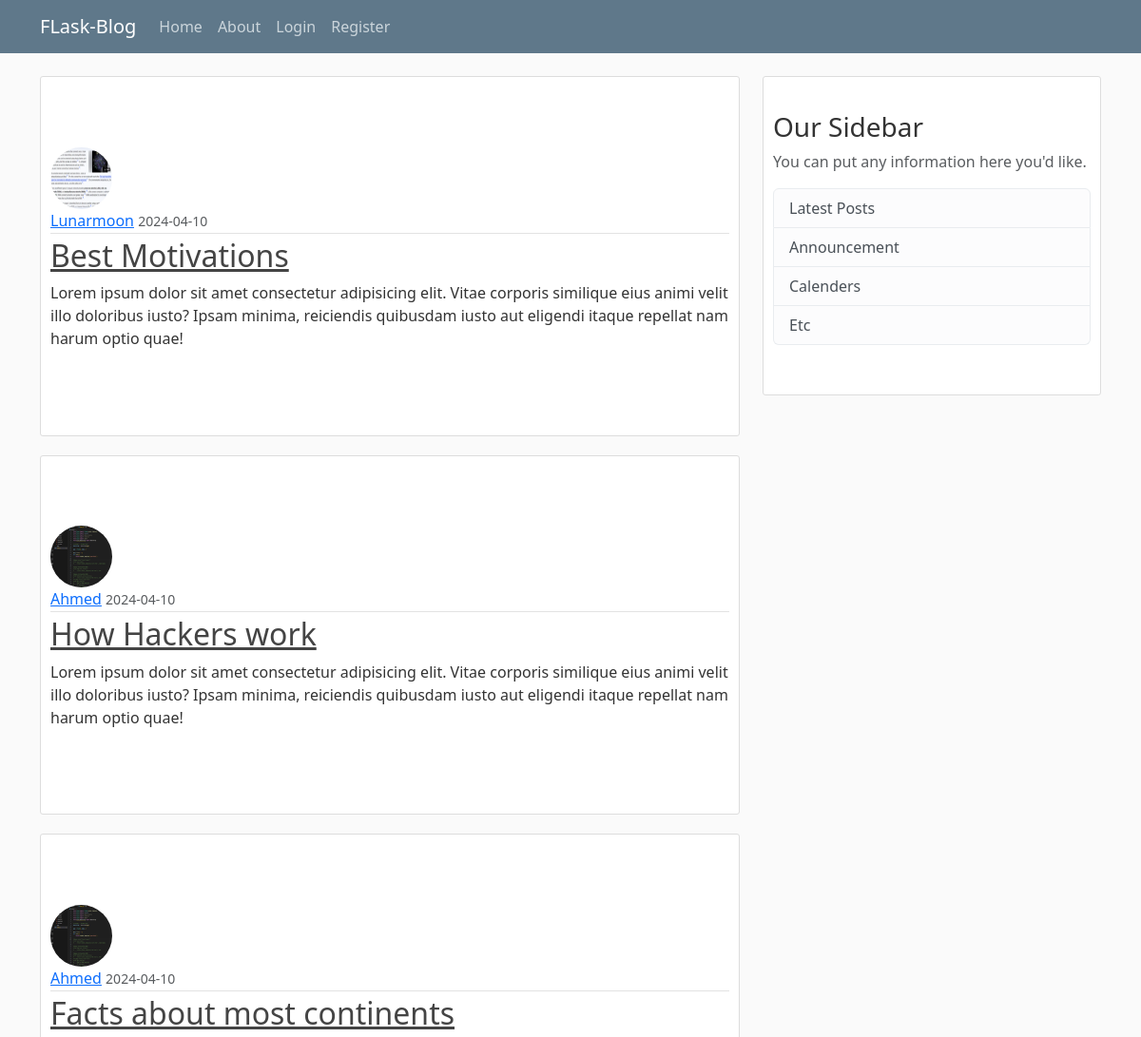
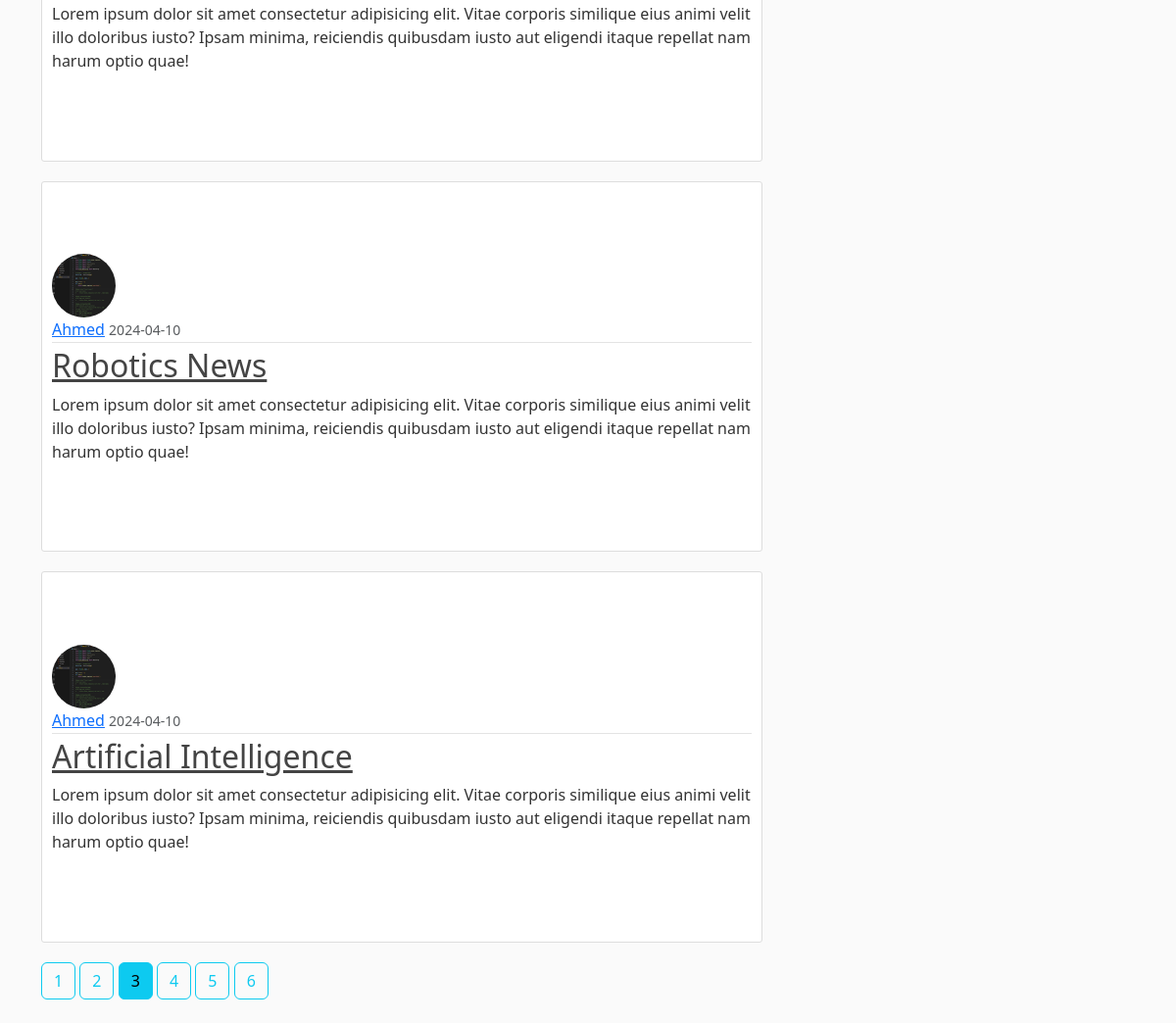
Screenshot of /home?page=3 with the database file from the repository (2 pictures, top to bottom).
### flaskblog/models.py (models this page shows, shortened)
class Post(db.Model):
    id =  db.Column(db.Integer, primary_key=True)
    title = db.Column(db.String(100), nullable=False)
    date_posted = db.Column(db.DateTime, nullable=False, default=datetime.utcnow)
    content = db.Column(db.Text, nullable=False)
    user_id = db.Column(db.Integer, db.ForeignKey('user.id'), nullable=False)

class User(db.Model, UserMixin):
    id = db.Column(db.Integer, primary_key = True)
    username = db.Column(db.String(20), unique=True, nullable=False)
    email = db.Column(db.String(120), unique=True, nullable=False)
    image_file = db.Column(db.String(20), nullable=False, default='default.jpg')
    password = db.Column(db.String(60), nullable=False)
    Posts = db.relationship('Post', backref='author',  lazy=True)

### flaskblog/main/routes.py (the view)
@main.route('/')
@main.route("/home")
def home():
    page = request.args.get('page', 1, type=int)
    posts = Post.query.order_by(Post.date_posted.desc()).paginate(page=page, per_page=5)
    return render_template('home.html', posts=posts)

### flaskblog/templates/home.html
{% extends "layout.html" %}
{% block content%}
    {% for post in posts.items %}
        <article class="media content-section">
            <img class="rounded-circle article-img" src="{{url_for('static', filename='profile_pics/' + post.author.image_file) }}">
            <div class="media-body">
                <div class="article-metadata">
                    <a class="mr-2" href="{{ url_for('posts.new_post',username=post.author.username) }}">{{ post.author.username }}</a>
                    <small class="text-muted">{{ post.date_posted.strftime('%Y-%m-%d') }}</small>
                </div>
                <h2><a class="article-title" href="{{ url_for('posts.post', post_id=post.id) }}">{{ post.title }}</a></h2>
                <p class="article-content">{{ post.content }}</p>
            </div>
        </article>
    {% endfor %}
    {% for page_num in posts.iter_pages(left_edge=1, right_edge=1, left_current=1, right_current=2) %}
    {% if page_num %}
    {% if posts.page == page_num %}
    <a class="btn btn-info mb-4" href="{{ url_for('main.home', page=page_num) }}">{{ page_num }}</a>
    {% else %}
    <a class="btn btn-outline-info mb-4" href="{{ url_for('main.home', page=page_num) }}">{{ page_num }}</a>
    {% endif %}
    {% else %}
    ...
    {% endif %}
    {% endfor %}
{% endblock content %}

### flaskblog/static/main.css (style rules this page uses)
body { background: #fafafa; color: #333333; margin-top: 5rem; }
.content-section { background: #ffffff; padding: 10% 10px; border: 1px solid #dddddd; border-radius: 3px; margin-bottom: 20px; list-style: none; }
.article-title { color: #444444; }
.article-content { white-space: pre-line; }
.article-img { height: 65px; width: 65px; margin-right: 16px; }
.article-metadata { padding-bottom: 1px; margin-bottom: 4px; border-bottom: 1px solid #e3e3e3; }

### rows the page displays
Post: image_file (picture), author.username "Lunarmoon", date_posted "2024-04-10", title "Best Motivations", content "Lorem ipsum dolor sit amet consectetur adipisicing elit. Vitae corporis similique eius animi velit illo doloribus iusto? Ipsam minima, reiciendis quibusdam iusto aut eligendi itaque repellat nam harum optio quae!"
Post: image_file (picture), author.username "Ahmed", date_posted "2024-04-10", title "How Hackers work", content "Lorem ipsum dolor sit amet consectetur adipisicing elit. Vitae corporis similique eius animi velit illo doloribus iusto? Ipsam minima, reiciendis quibusdam iusto aut eligendi itaque repellat nam harum optio quae!"
Post: image_file (picture), author.username "Ahmed", date_posted "2024-04-10", title "Facts about most continents", content "Lorem ipsum dolor sit amet consectetur adipisicing elit. Vitae corporis similique eius animi velit illo doloribus iusto? Ipsam minima, reiciendis quibusdam iusto aut eligendi itaque repellat nam harum optio quae!"
Post: image_file (picture), author.username "Ahmed", date_posted "2024-04-10", title "Robotics News", content "Lorem ipsum dolor sit amet consectetur adipisicing elit. Vitae corporis similique eius animi velit illo doloribus iusto? Ipsam minima, reiciendis quibusdam iusto aut eligendi itaque repellat nam harum optio quae!"
Post: image_file (picture), author.username "Ahmed", date_posted "2024-04-10", title "Artificial Intelligence", content "Lorem ipsum dolor sit amet consectetur adipisicing elit. Vitae corporis similique eius animi velit illo doloribus iusto? Ipsam minima, reiciendis quibusdam iusto aut eligendi itaque repellat nam harum optio quae!"

### other values shown
{{ page_num }} "1" "2" "4" "5" "6"
{{ page_num }} "3"
